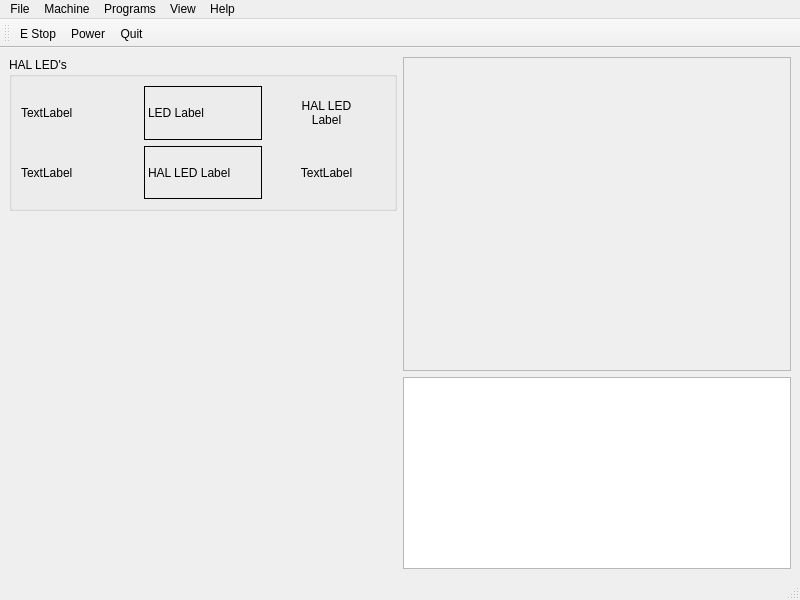
<?xml version="1.0" encoding="UTF-8"?>
<ui version="4.0">
 <class>MainWindow</class>
 <widget class="QMainWindow" name="MainWindow">
  <property name="geometry">
   <rect>
    <x>0</x>
    <y>0</y>
    <width>800</width>
    <height>600</height>
   </rect>
  </property>
  <property name="windowTitle">
   <string>MainWindow</string>
  </property>
  <widget class="QWidget" name="centralwidget">
   <layout class="QGridLayout" name="gridLayout">
    <item row="2" column="1">
     <widget class="QPlainTextEdit" name="gcode_pte">
      <property name="sizePolicy">
       <sizepolicy hsizetype="Preferred" vsizetype="Preferred">
        <horstretch>0</horstretch>
        <verstretch>0</verstretch>
       </sizepolicy>
      </property>
     </widget>
    </item>
    <item row="0" column="1" rowspan="2">
     <widget class="QFrame" name="plot_widget">
      <property name="frameShape">
       <enum>QFrame::StyledPanel</enum>
      </property>
      <property name="frameShadow">
       <enum>QFrame::Raised</enum>
      </property>
     </widget>
    </item>
    <item row="0" column="0">
     <widget class="QGroupBox" name="groupBox">
      <property name="title">
       <string>HAL LED's</string>
      </property>
      <layout class="QGridLayout" name="gridLayout_2">
       <item row="0" column="2">
        <widget class="QLabel" name="label_6">
         <property name="text">
          <string>HAL LED
Label</string>
         </property>
         <property name="alignment">
          <set>Qt::AlignCenter</set>
         </property>
         <property name="function" stdset="0">
          <string>hal_led_text</string>
         </property>
         <property name="pin_name" stdset="0">
          <string>hal-led-text</string>
         </property>
         <property name="on_text" stdset="0">
          <string>LED is
ON</string>
         </property>
         <property name="off_text" stdset="0">
          <string>LED is
OFF</string>
         </property>
         <property name="font_family" stdset="0">
          <font>
           <family>FreeMono</family>
           <pointsize>16</pointsize>
           <weight>75</weight>
           <bold>true</bold>
          </font>
         </property>
         <property name="font_bold" stdset="0">
          <bool>true</bool>
         </property>
         <property name="on_bg_color" stdset="0">
          <color>
           <red>255</red>
           <green>255</green>
           <blue>0</blue>
          </color>
         </property>
         <property name="off_bg_color" stdset="0">
          <color>
           <red>0</red>
           <green>255</green>
           <blue>0</blue>
          </color>
         </property>
         <property name="on_text_color" stdset="0">
          <color>
           <red>97</red>
           <green>53</green>
           <blue>131</blue>
          </color>
         </property>
         <property name="off_text_color" stdset="0">
          <color>
           <red>99</red>
           <green>69</green>
           <blue>44</blue>
          </color>
         </property>
        </widget>
       </item>
       <item row="0" column="1">
        <widget class="QLabel" name="label_4">
         <property name="frameShape">
          <enum>QFrame::Box</enum>
         </property>
         <property name="text">
          <string>LED Label</string>
         </property>
         <property name="function" stdset="0">
          <string>hal_led_label</string>
         </property>
         <property name="pin_name" stdset="0">
          <string>hal-led-label</string>
         </property>
        </widget>
       </item>
       <item row="1" column="2">
        <widget class="QLabel" name="label_5">
         <property name="text">
          <string>TextLabel</string>
         </property>
         <property name="alignment">
          <set>Qt::AlignCenter</set>
         </property>
         <property name="function" stdset="0">
          <string>hal_led_text</string>
         </property>
         <property name="pin_name" stdset="0">
          <string>hal-led-text-2</string>
         </property>
        </widget>
       </item>
       <item row="1" column="0">
        <widget class="QLabel" name="label_2">
         <property name="text">
          <string>TextLabel</string>
         </property>
         <property name="function" stdset="0">
          <string>hal_led</string>
         </property>
         <property name="pin_name" stdset="0">
          <string>hal-led-square</string>
         </property>
         <property name="led_shape" stdset="0">
          <string>square</string>
         </property>
        </widget>
       </item>
       <item row="1" column="1">
        <widget class="QLabel" name="label_3">
         <property name="frameShape">
          <enum>QFrame::Box</enum>
         </property>
         <property name="text">
          <string>HAL LED Label</string>
         </property>
         <property name="function" stdset="0">
          <string>hal_led_label</string>
         </property>
         <property name="pin_name" stdset="0">
          <string>hal-led-lb</string>
         </property>
        </widget>
       </item>
       <item row="0" column="0">
        <widget class="QLabel" name="label">
         <property name="text">
          <string>TextLabel</string>
         </property>
         <property name="function" stdset="0">
          <string>hal_led</string>
         </property>
         <property name="pin_name" stdset="0">
          <string>hal-led-round</string>
         </property>
        </widget>
       </item>
      </layout>
     </widget>
    </item>
   </layout>
  </widget>
  <widget class="QMenuBar" name="menubar">
   <property name="geometry">
    <rect>
     <x>0</x>
     <y>0</y>
     <width>800</width>
     <height>24</height>
    </rect>
   </property>
   <widget class="QMenu" name="menuFile">
    <property name="title">
     <string>File</string>
    </property>
    <addaction name="actionOpen"/>
    <addaction name="actionEdit"/>
    <addaction name="actionReload"/>
    <addaction name="separator"/>
    <addaction name="actionSave"/>
    <addaction name="actionSave_As"/>
    <addaction name="separator"/>
    <addaction name="actionEdit_Tool_Table"/>
    <addaction name="actionReload_Tool_Table"/>
    <addaction name="separator"/>
    <addaction name="actionQuit"/>
   </widget>
   <widget class="QMenu" name="menuMachine">
    <property name="title">
     <string>Machine</string>
    </property>
    <addaction name="actionE_Stop"/>
    <addaction name="actionPower"/>
    <addaction name="separator"/>
    <addaction name="actionRun"/>
    <addaction name="actionRun_From_Line"/>
    <addaction name="actionStep"/>
    <addaction name="actionPause"/>
    <addaction name="actionResume"/>
    <addaction name="actionStop"/>
    <addaction name="separator"/>
    <addaction name="actionHoming"/>
    <addaction name="actionUnhoming"/>
   </widget>
   <widget class="QMenu" name="menuPrograms">
    <property name="title">
     <string>Programs</string>
    </property>
    <addaction name="actionShow_HAL"/>
   </widget>
   <widget class="QMenu" name="menuView">
    <property name="title">
     <string>View</string>
    </property>
    <addaction name="actionDRO"/>
    <addaction name="actionLimits"/>
   </widget>
   <widget class="QMenu" name="menuHelp">
    <property name="title">
     <string>Help</string>
    </property>
    <addaction name="actionAbout"/>
    <addaction name="actionQuick_Reference"/>
   </widget>
   <addaction name="menuFile"/>
   <addaction name="menuMachine"/>
   <addaction name="menuPrograms"/>
   <addaction name="menuView"/>
   <addaction name="menuHelp"/>
  </widget>
  <widget class="QStatusBar" name="statusbar"/>
  <widget class="QToolBar" name="toolBar">
   <property name="windowTitle">
    <string>toolBar</string>
   </property>
   <attribute name="toolBarArea">
    <enum>TopToolBarArea</enum>
   </attribute>
   <attribute name="toolBarBreak">
    <bool>false</bool>
   </attribute>
   <addaction name="actionE_Stop"/>
   <addaction name="actionPower"/>
   <addaction name="actionQuit"/>
  </widget>
  <action name="actionOpen">
   <property name="text">
    <string>Open</string>
   </property>
  </action>
  <action name="actionEdit">
   <property name="text">
    <string>Edit</string>
   </property>
  </action>
  <action name="actionReload">
   <property name="text">
    <string>Reload</string>
   </property>
  </action>
  <action name="actionSave">
   <property name="text">
    <string>Save</string>
   </property>
  </action>
  <action name="actionSave_As">
   <property name="text">
    <string>Save As</string>
   </property>
  </action>
  <action name="actionEdit_Tool_Table">
   <property name="text">
    <string>Edit Tool Table</string>
   </property>
  </action>
  <action name="actionReload_Tool_Table">
   <property name="text">
    <string>Reload Tool Table</string>
   </property>
  </action>
  <action name="actionQuit">
   <property name="text">
    <string>Quit</string>
   </property>
  </action>
  <action name="actionE_Stop">
   <property name="text">
    <string>E Stop</string>
   </property>
   <property name="shortcut">
    <string>F1</string>
   </property>
  </action>
  <action name="actionPower">
   <property name="text">
    <string>Power</string>
   </property>
   <property name="shortcut">
    <string>F2</string>
   </property>
  </action>
  <action name="actionRun">
   <property name="text">
    <string>Run</string>
   </property>
  </action>
  <action name="actionRun_From_Line">
   <property name="text">
    <string>Run From Line</string>
   </property>
  </action>
  <action name="actionStep">
   <property name="text">
    <string>Step</string>
   </property>
  </action>
  <action name="actionPause">
   <property name="text">
    <string>Pause</string>
   </property>
  </action>
  <action name="actionResume">
   <property name="text">
    <string>Resume</string>
   </property>
  </action>
  <action name="actionStop">
   <property name="text">
    <string>Stop</string>
   </property>
  </action>
  <action name="actionShow_HAL">
   <property name="text">
    <string>Show HAL</string>
   </property>
  </action>
  <action name="actionDRO">
   <property name="text">
    <string>DRO</string>
   </property>
  </action>
  <action name="actionLimits">
   <property name="text">
    <string>Limits</string>
   </property>
  </action>
  <action name="actionAbout">
   <property name="text">
    <string>About</string>
   </property>
  </action>
  <action name="actionQuick_Reference">
   <property name="text">
    <string>Quick Reference</string>
   </property>
  </action>
  <action name="actionHoming">
   <property name="text">
    <string>Homing</string>
   </property>
  </action>
  <action name="actionUnhoming">
   <property name="text">
    <string>Unhoming</string>
   </property>
  </action>
 </widget>
 <resources/>
 <connections/>
</ui>
